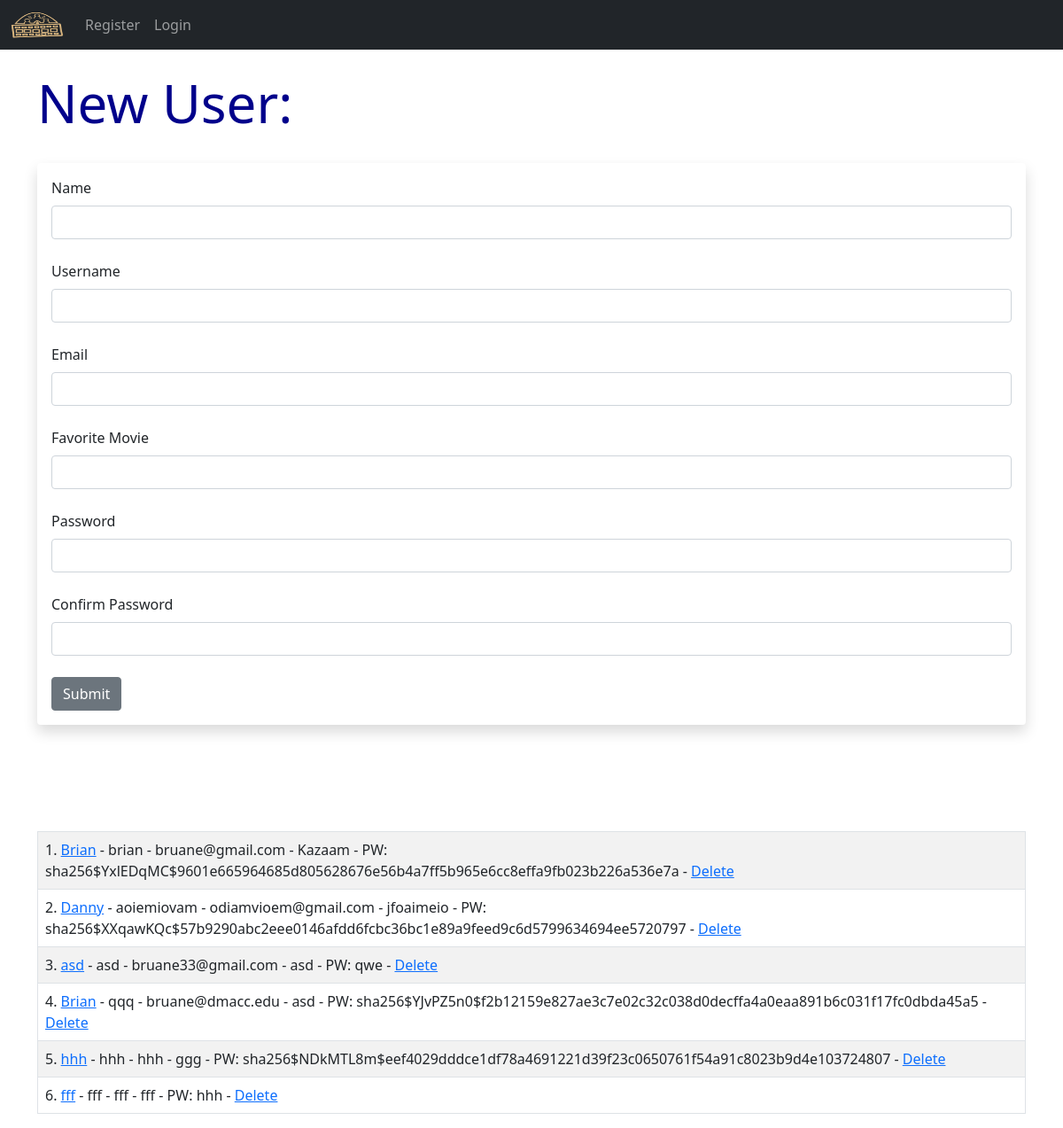
The page /user/add on the database as committed earlier.
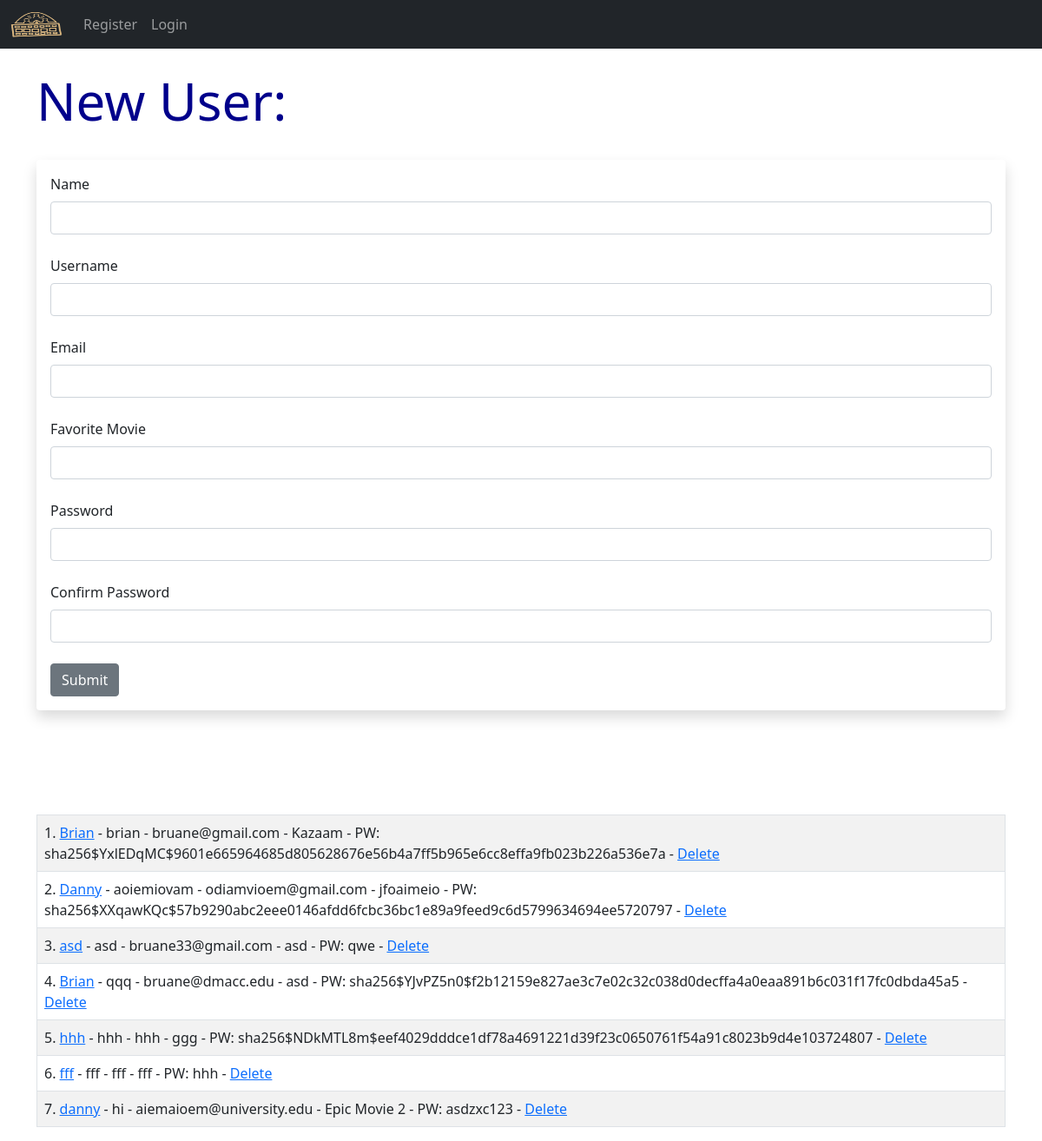
The same page on the database as committed later.
### app.py (models this page shows, shortened)
class Users(db.Model, UserMixin):
    id = db.Column(db.Integer, primary_key=True)
    username = db.Column(db.String(20), nullable=False, unique=True)
    name = db.Column(db.String(200), nullable=False)
    email = db.Column(db.String(120), nullable=False, unique=True)
    favorite_movie = db.Column(db.String(120))
    about_author = db.Column(db.Text(), nullable=True)
    date_added = db.Column(db.DateTime, default=datetime.utcnow)
    profile_pic = db.Column(db.String(), nullable=True)
    password_hash = db.Column(db.String(128))
    posts = db.relationship('Posts', backref='poster')
    @property
    def password(self):
        raise AttributeError('password is not a readable attribute!')

### app.py (the view, shortened to what this page needs)
@app.route('/user/add', methods=['GET', 'POST'])
def add_user():
    name = None
    form = UserForm()
    our_users = Users.query.order_by(Users.date_added)
    return render_template("add_user.html",
                           form=form,
                           name=name,
                           our_users=our_users)

### webforms.py
class UserForm(FlaskForm):
    name = StringField("Name", validators=[DataRequired()])
    username = StringField("Username", validators=[DataRequired()])
    email = StringField("Email", validators=[DataRequired()])
    favorite_movie = StringField("Favorite Movie")
    about_author = TextAreaField("About Author")
    password_hash = PasswordField('Password', validators=[DataRequired(), EqualTo(
        'password_hash2', message='Password Needs To Match!')])
    password_hash2 = PasswordField(
        'Confirm Password', validators=[DataRequired()])
    profile_pic = FileField("Profile Pic")
    submit = SubmitField("Submit")

class SearchForm(FlaskForm):
    searched = StringField("Searched", validators=[DataRequired()])
    password_hash = PasswordField('Password', validators=[DataRequired(), EqualTo(
        'password_hash2', message='Passwords Must Match!')])
    password_hash2 = PasswordField(
        'Confirm Password', validators=[DataRequired()])
    submit = SubmitField("Submit")

### app.py (called while the page is built)
@app.context_processor
def base():
    form = SearchForm()
    return dict(form=form)

### templates/add_user.html (shortened to what this page needs)
{% extends 'base.html' %} {% block content %}  {% if name %}
<h1>User Added!</h1>
<br /><br />
<table class="table table-hover table-bordered table-striped">
  {% for our_user in our_users %}
  <tr>
    <td>
      {{ our_user.id }}.
      <a href="{{ url_for('update', id=our_user.id)}}">{{ our_user.name }}</a> -
      {{ our_user.email }} - {{ our_user.favorite_movie }} -
      <a href="{{ url_for('delete', id=our_user.id)}}">Delete</a>
    </td>
  </tr>
  {% endfor %}
</table>
{% else %}
<h1>New User:</h1>
<br />
<div class="shadow p-3 mb-5 bg-body rounded">
  <form method="POST">
    {{ form.hidden_tag() }} {{ form.name.label(class="form-label") }} {{
    form.name(class="form-control") }}
    <br />
    {{ form.username.label(class="form-label") }} {{
    form.username(class="form-control") }}
    <br />
    {{ form.email.label(class="form-label") }} {{
    form.email(class="form-control") }}
    <br />
    {{ form.favorite_movie.label(class="form-label") }} {{
    form.favorite_movie(class="form-control") }}
    <br />
    {{ form.password_hash.label(class="form-label") }} {{
    form.password_hash(class="form-control") }}
    <br />
    {{ form.password_hash2.label(class="form-label") }} {{
    form.password_hash2(class="form-control") }}
    <br />
    {{ form.submit(class="btn btn-secondary") }}
  </form>
</div>
<br /><br /><br />
<table class="table table-hover table-bordered table-striped">
  {% for our_user in our_users %}
  <tr>
    <td>
      {{ our_user.id }}.
      <a href="{{ url_for('update', id=our_user.id)}}">{{ our_user.name }}</a> -
      {{our_user.username }} - {{ our_user.email }} - {{ our_user.favorite_movie
      }} - PW: {{ our_user.password_hash }} -
      <a href="{{ url_for('delete', id=our_user.id)}}">Delete</a>
    </td>
  </tr>
  {% endfor %}
</table>
{% endif %} {% endblock %}

### templates/base.html (shortened to what this page needs)
<!DOCTYPE html>
<html lang="en">
  <head>
    <link
      href="https://cdn.jsdelivr.net/npm/bootstrap@5.0.0-beta1/dist/css/bootstrap.min.css"
      rel="stylesheet"
    />
    <link
      href="{{ url_for('static', filename='css/style.css') }}"
      rel="stylesheet"
    />
  </head>
  <body>
    {% include 'navbar.html' %}
    <br />
    <div class="container">{% block content %} {% endblock %}</div>
  </body>
</html>

### templates/navbar.html (shortened to what this page needs)
<nav class="navbar navbar-expand-lg navbar-dark bg-dark">
  <div class="container-fluid">
    <a href="{{url_for('index')}}"><img class="navbar-brand" src="/static/images/head.png" alt="CinnaBuddy" style="width:60px;height:40px;"></a>
    <div class="collapse navbar-collapse" id="navbarSupportedContent">
      <ul class="navbar-nav me-auto mb-2 mb-lg-0">
        {% if current_user.is_authenticated %}
        <li class="nav-item">
          <a class="nav-link" href="{{ url_for('dashboard')}}">Dashboard</a>
        </li>
        <li class="nav-item">
          <a class="nav-link" href="{{url_for('movies')}}">Movies</a>
        </li>
        {% if current_user.id == 1 %}
        <li class="nav-item">
          <a class="nav-link" href="{{ url_for('admin')}}">Admin</a>
        </li>
        {% endif %}
        <li class="nav-item">
          <a class="nav-link" href="{{ url_for('logout')}}">Logout</a>
        </li>
        {% else %}
        <li class="nav-item">
          <a class="nav-link" href="{{ url_for('add_user')}}">Register</a>
        </li>
        <li class="nav-item">
          <a class="nav-link" href="{{ url_for('login')}}">Login</a>
        </li>
        {% endif %}
      </ul>
    </div>
  </div>
</nav>

### static/css/style.css (style rules this page uses)
h1 { color: darkblue; font-size:60px; }
body { background: #000000; background: url("/static/images/logo.png"); }

Rows that differ between the two databases and show on the page:
added Users: id "7", name "danny", username "hi", email "aiemaioem@university.edu", favorite_movie "Epic Movie 2", password_hash "asdzxc123"
